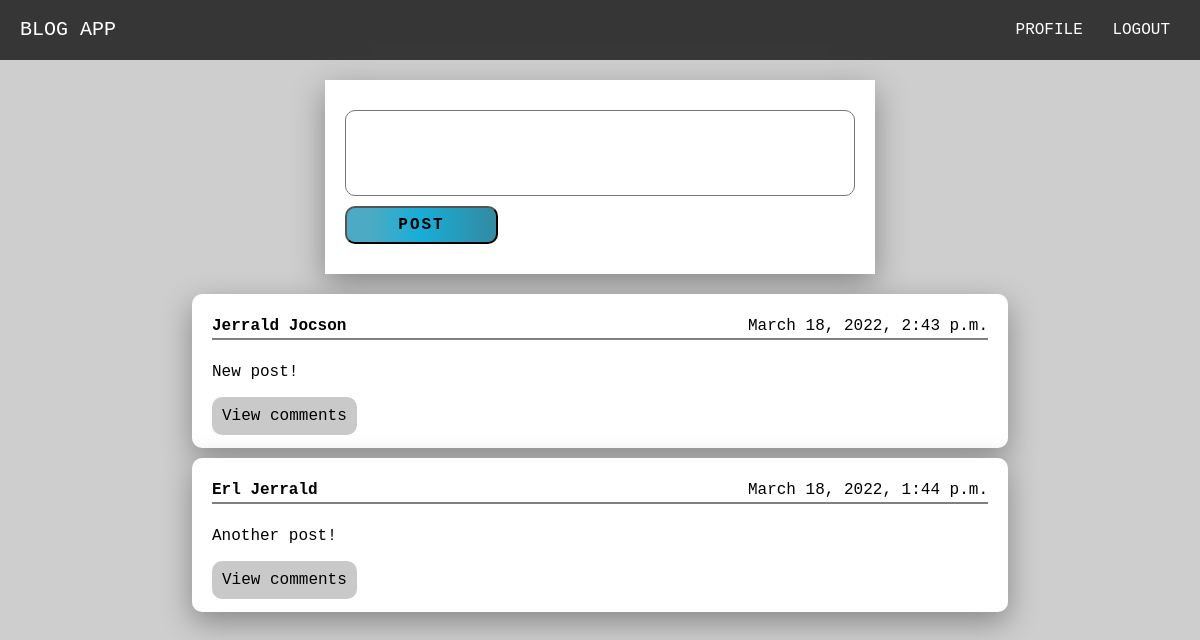
The app's page / (signed in) with its own data.
### post/models.py (models this page shows)
class Blog(models.Model):
    content = models.TextField(max_length=256)
    date = models.DateTimeField(default=now, editable=False)
    user_id = models.ForeignKey(User, on_delete=models.CASCADE)

### post/views.py (the view, shortened to what this page needs)
# urls.py: path('', index_view, name='home'),
@login_required
def index_view(request):
    blogs = Blog.objects.all().order_by('-date')
    return render(request, "index.html", {
        "title":"Home",
        "blogs":blogs
    })

### post/templates/index.html (shortened to what this page needs)
{% extends 'layout.html' %} {% block content %}
<form method="post">
  <div class="form-group">
    <textarea rows="3" class="form-control" name="content" required></textarea>
  </div>
  <div class="form-group">
    <input type="submit" value="POST" class="btn" />
  </div>
</form>
<div class="blogs-container">
  {% for blog in blogs %}
  <div>
    <header>
      <h4>{{ blog.user_id.first_name }} {{ blog.user_id.last_name}}</h4>
      <span>{{ blog.date }}</span>
    </header>
    <p>{{ blog.content}}</p>
    <a href="{% url 'comments-likes' blog_id=blog.id %}">View comments</a>
  </div>
  {% endfor %}
</div>
{% endblock %}

### static/main.css (style rules this page uses)
:root { --dark-color: rgb(63, 58, 58); --dark-gradient-color: linear-gradient( 90deg, rgba(63, 58, 58, 1) 16%, rgba(38, 37, 37, 1) 49%, rgba(61, 60, 60, 1) 95% ); --light-color: rgb(228, 228, 228); --light-gradient-color: linear-gradient( 90deg, rgba(182, 182, 182, 1) 16%, rgba(255, 255, 255, 1) 49%, rgba(169, 169, 169, 1) 95% ); --blue-color: rgb(76, 170, 196); --blue-gradient-color: linear-gradient( 90deg, rgba(76, 170, 196, 1) 16%, rgba(23, 174, 215, 1) 49%, rgba(49, 141, 166, 1) 95% ); --red-color: rgb(245, 142, 142); --red-gradient-color: linear-gradient( 90deg, rgba(245, 142, 142, 1) 16%, rgba(231, 82, 82, 1) 48%, rgba(220, 105, 105, 1) 95% ); --shadow: 0 10px 30px #888888; --white: white; }
* { margin: 0; padding: 0; font-family: "Courier New", Courier, monospace; }
body { line-height: 1.5; background-color: rgb(206, 206, 206); }
input, button, textarea, select { font: inherit; }
textarea { resize: none; }

### static/form_styles.css (style rules this page uses)
form { width: 50%; margin: auto; padding: 20px; background-color: white; box-shadow: var(--shadow); }
.form-group { display: flex; flex-direction: column; margin: 10px 0; }
.form-control { border-radius: 10px; padding: 6px; }
.btn { width: 30%; background: var(--blue-gradient-color); padding: 5px; border-radius: 10px; letter-spacing: 2px; font-weight: bolder; text-transform: uppercase; }

### static/blogs.css (style rules this page uses)
.blogs-container { margin-top: 20px; width: 80%; margin-left: auto; margin-right: auto; }
.blogs-container div { margin: 10px 0; background-color: white; padding: 20px; border-radius: 10px; box-shadow: var(--shadow); }
.blogs-container div header { display: flex; justify-content: space-between; border-bottom: 2px solid gray; }
.blogs-container div p { margin: 20px 0; }
.blogs-container div a { text-decoration: none; background-color: rgb(201, 201, 201); padding: 10px; border-radius: 10px; transition: all 250ms; color: black; }

### records on screen
Blog: user_id.first_name "Jerrald", user_id.last_name "Jocson", date "March 18, 2022, 2:43 p.m.", content "New post!"
Blog: user_id.first_name "Erl", user_id.last_name "Jerrald", date "March 18, 2022, 1:44 p.m.", content "Another post!"
